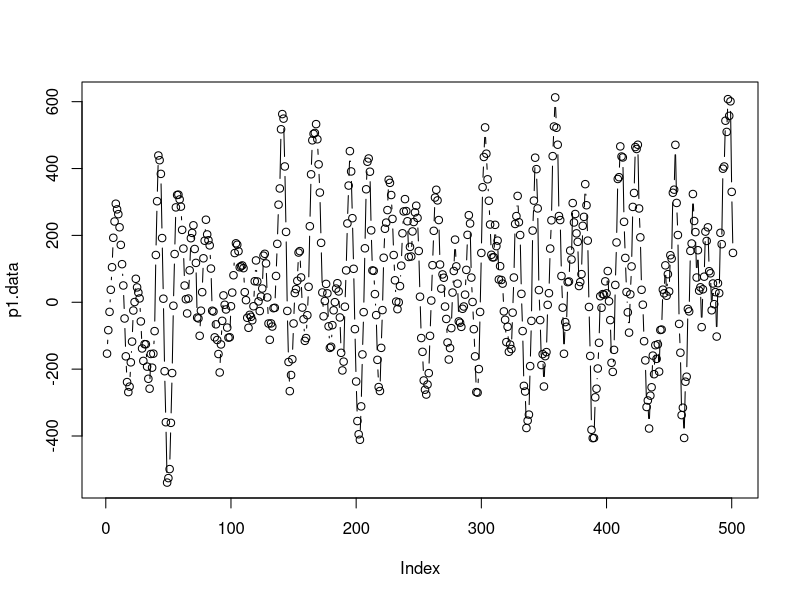
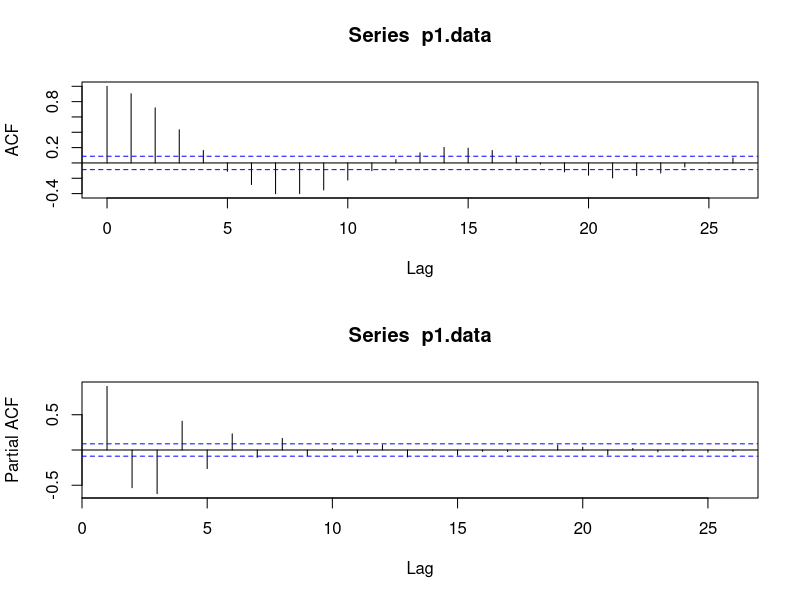
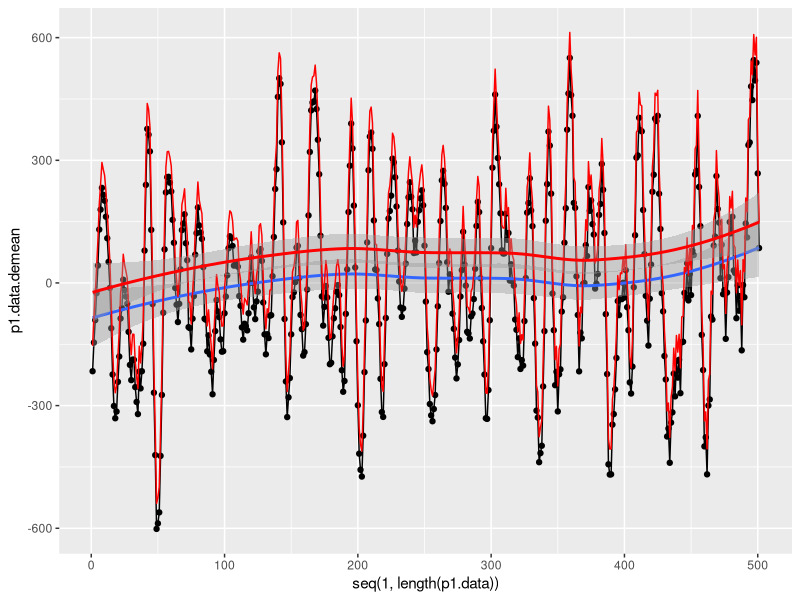
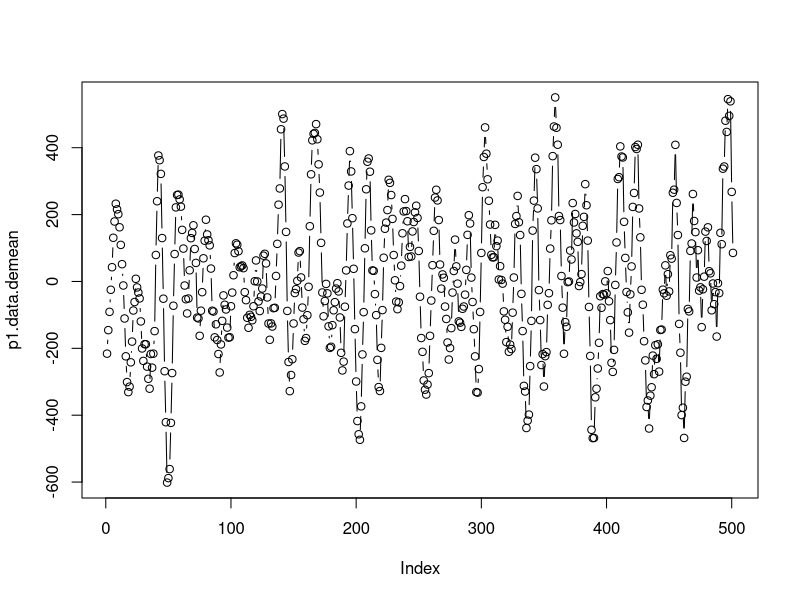
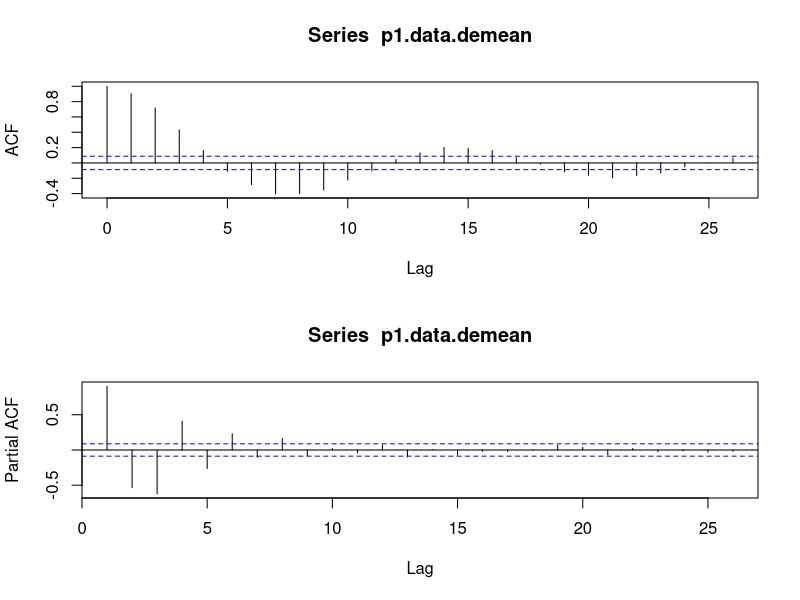
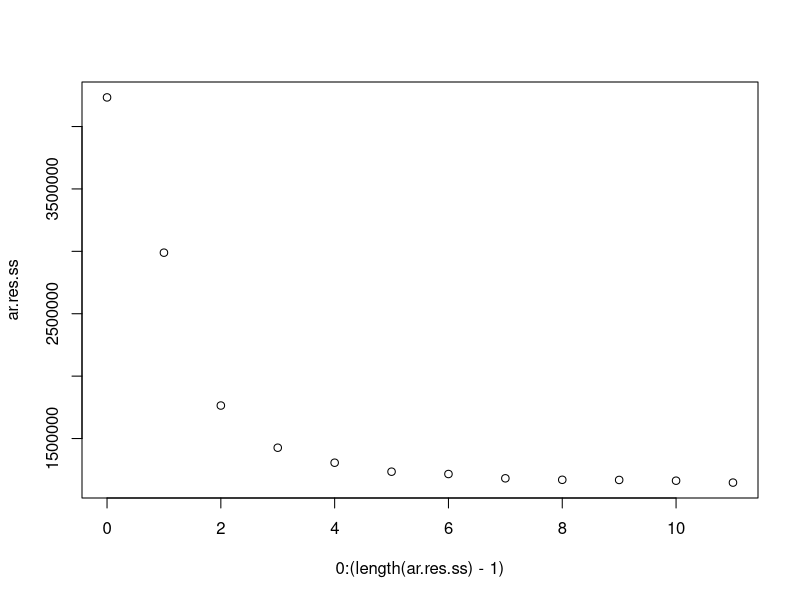
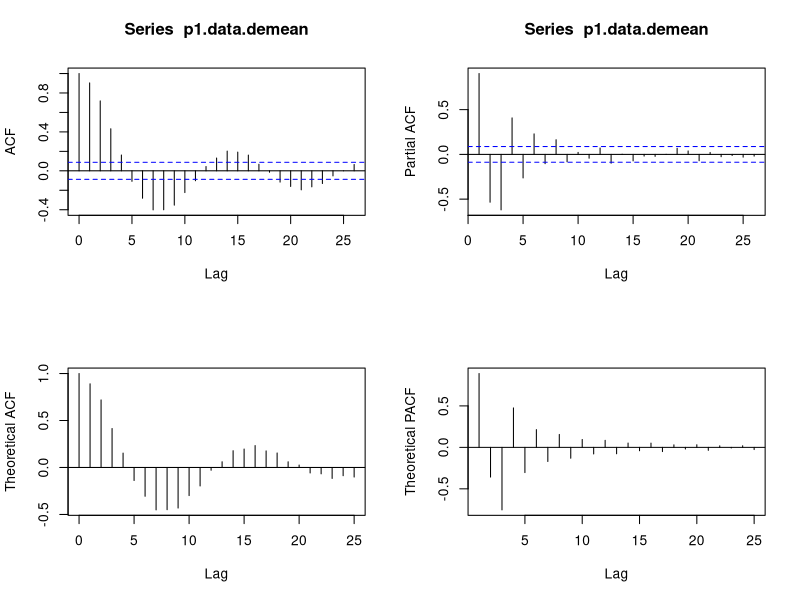
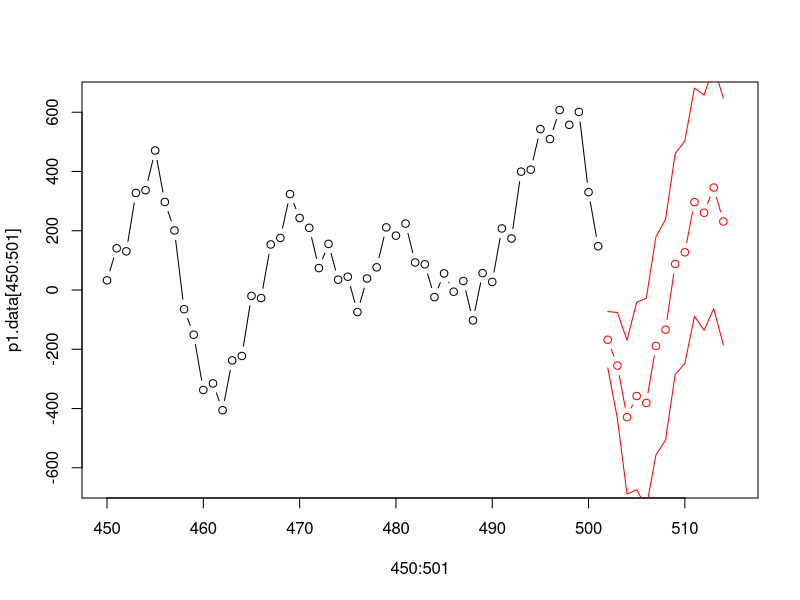

R code for these plots, in order: (Note: this script raises an error after producing the figures.)
##### Supporting Code for Dataset 1 #####
setwd('~/documents/sjsu/265/time-series-project')

p1.data <- scan('proj1.txt')
p1.data.demean <- p1.data - mean(p1.data)

df <- data.frame(p1.data, p1.data.demean)

## Visuals original data
plot(p1.data, type = "b")

par(mfrow=c(2,1))
   acf(p1.data, type = c("correlation"))
   acf(p1.data, type = c("partial"))
par(mfrow=c(1,1))

# Checking whether there appears to be a trend
library(ggplot2)
ggplot(df, aes(x = seq(1,length(p1.data)), y = p1.data.demean)) + 
geom_line() + 
geom_point() + 
geom_smooth()  + 
geom_line(aes(y = p1.data), colour = 'red') +
geom_smooth(aes(y = p1.data), colour = 'red')

mean(p1.data)
# Mean is non-zero

## Visuals demeaned data
plot(p1.data.demean, type = "b")

par(mfrow=c(2,1))
   acf(p1.data.demean, type = c("correlation"))
   acf(p1.data.demean, type = c("partial"))
par(mfrow=c(1,1))


# ACF exhibits sinusoidal decay
# PACF looks weird up to lag 8, cuts off after that

##### Candidate Model Analsysis #####
library(tseries)
adf.test(p1.data)
# Result: reject null hypothesis that the data is not stationary, conclude stationary; no differencing needed

# General AIC analysis of many models up to ARMA(7,10)
ar.p <- 7
ma.q <- 10

ar.vec <- rep(0:ar.p, each = (ma.q + 1))
ma.vec <- rep(seq(0,ma.q), (ar.p + 1))


aic.vec <- vector()
sig2.vec <- vector()
loglik.vec <- vector()
arma.res.ss <- vector()
bic.vec <- vector()
# No reason to believe that the AR part should be less than 5
for(p in 5:(ar.p + 1)) {
    for(q in 1:(ma.q + 1)) {
    	temp.arma <- arima(p1.data.demean, order = c(p-1, 0, q-1), include.mean = FALSE, method = "ML")
        aic.vec <- c(aic.vec, temp.arma$aic)
        sig2.vec <- c(sig2.vec, temp.arma$sigma2)
        loglik.vec <- c(loglik.vec, temp.arma$loglik)
        arma.res.ss <- c(arma.res.ss, sum((temp.arma$residuals)^2)/(length(p1.data) - (p + q) - (p + q + 1)))
        bic.vec <- c(bic.vec, BIC(temp.arma))
    }
}

aic.df <- data.frame(AR = ar.vec, MA = ma.vec, AIC = aic.vec, BIC = bic.vec, Sigma2 = sig2.vec, LogLik = loglik.vec, SSres = arma.res.ss)

# Ranking the models based on performance in each column
n <- (ar.p + 1)*(ma.q + 1)
testy <- aic.df
testy$Rank <- rep(0,n)
for (i in 3:7) {
	if (i == 6) {
		testy <- testy[order(testy[,i], decreasing = TRUE),]
		testy$Rank <- testy$Rank + seq(1,n)
	} else {
		testy <- testy[order(testy[,i]),]
		testy$Rank <- testy$Rank + seq(1,n)
	}
}
testy <- testy[order(testy$Rank),]

### Prep for log likelihood ratios
aic.df.clean <- aic.df[aic.df$AIC != 'NaN',]
aic.df.clean$AICchange <- round(100*(aic.df.clean$AIC - min(aic.df.clean$AIC))/min(aic.df.clean$AIC), digits = 2)
aic.df.clean$LL2 <- -2*aic.df.clean$LogLik
aic.df.clean$TotalParams <- aic.df.clean$AR + aic.df.clean$MA
aic.df.clean.sort <- aic.df.clean[order(aic.df.clean$AIC),]
rownames(aic.df.clean.sort) <- 1:nrow(aic.df.clean.sort)

# Log likelihood tests: numerator L1 needs to be a subset of L2
# Null hypothesis: the models are equivalent
# Retain: choose the model that is smaller
# Reject: choose the model that has bettre likelihood, aic, sigma2 etc.
# Reject null hypothesis if following code returns true:
L1 <- 9 
L2 <- 14
nu <- (aic.df.clean.sort$TotalParams[L2] - aic.df.clean.sort$TotalParams[L1])
ifelse( (aic.df.clean.sort$LL2[L1] - aic.df.clean.sort$LL2[L2]) > (nu + sqrt(2*nu)), 'REJECT the null hypothesis', 'Retain the null hypothesis: choose smaller model')

### END Likelihood ratio code


# Plotting residual sum of squares against order to see where curve flattens out: looks like 5 (minor decrease again at 7 but flat afterwards)
ar.res.ss <- vector(mode = 'numeric')
for(p in 1:13) {
	temp.ar <- arima(p1.data.demean, order = c(p-1,0,0), include.mean = FALSE)
	ar.res.ss[p-1] <- sum((temp.ar$residuals)^2)
}
plot(0:(length(ar.res.ss)-1), ar.res.ss)

### Candidates
# Likelihood ratio test says choose ARMA(5,3) over ARMA(7,3)
my.arma.7.3 <- arima(p1.data.demean, order = c(7,0,3), include.mean = FALSE, method = "ML")
my.arma.5.3 <- arima(p1.data.demean, order = c(5,0,3), include.mean = FALSE, method = "ML")
my.arma.6.9 <- arima(p1.data.demean, order = c(6,0,9), include.mean = FALSE, method = "ML")
my.arma.7.9 <- arima(p1.data.demean, order = c(7,0,9), include.mean = FALSE, method = "ML")

# Comparing theoretical acf/pacf to sample based on estimated model parameters
par(mfcol=c(2,2))
   acf(p1.data.demean, type = c("correlation"))
   plot(0:25, ARMAacf(ar = my.arma.7.3$coef[1:7], ma = my.arma.7.3$coef[8:10], lag.max=25), type="h", xlab = "Lag", ylab = "Theoretical ACF")
   abline(h=0)
   acf(p1.data.demean, type = c("partial"))
   plot(1:25, ARMAacf(ar = my.arma.7.3$coef[1:7], ma = my.arma.7.3$coef[8:10], lag.max=25, pacf=TRUE), type="h", xlab = "Lag", ylab = "Theoretical PACF")
   abline(h=0)
par(mfrow=c(1,1)) 



##### FINAL MODELS...CHOOSE ONE!!! #####
# p3.data[550:562] are the actual 13 values
mean(p1.data)

my.arma.final <- arima(p1.data.demean, order = c(3,0,1), include.mean = FALSE, method = "ML")
my.arma.final.m <- arima(p1.data, order = c(3,0,1), include.mean = TRUE, method = "ML")


# CHECK RESIDUALS
# tsdiag(my.arma.final)
# Final 13 predictions

my.preds.final <- predict(my.arma.final, n.ahead = 13, se.fit = TRUE)
my.preds.final.m <- predict(my.arma.final.m, n.ahead = 13, se.fit = TRUE)


preds <- my.preds.final$pred + mean(p1.data)
se <- my.preds.final$se
lower.bound <- preds - 2*se
upper.bound <- preds + 2*se

cbind(lower.bound, preds, upper.bound)

# Plot predictions
plot(450:501, p1.data[450:501], ylim = c(-650, 650), xlim=c(450,515), type="b")
lines(502:514, preds, type="b", col="red")
lines(502:514, upper.bound, type="l", col="red")
lines(502:514, lower.bound, type="l", col="red")
points(502:514, p3.data.diff[550:562])

preds <- my.preds.final.m$pred
se <- my.preds.final.m$se
lower.bound <- preds - 2*se
upper.bound <- preds + 2*se


lines(502:514, preds, type="b", col="green")
lines(502:514, upper.bound, type="l", col="green")
lines(502:514, lower.bound, type="l", col="green")

##########################
# Predictions Drawn from dataset 3
p3.data.diff[550:562]+75

plot(450:501, p1.data[450:501], ylim = c(-650, 650), xlim=c(450,515), type="b")
points(502:514, p3.data.diff[550:562]+75)

par(mfrow=c(2,1))
	acf(p1.data, type = c("correlation"), main = "ACF: Dataset 1")
	acf(p3.data.diff, type = c("correlation"), main = "ACF: Dataset 3 Lag-1 Difference")
par(mfrow=c(1,1))
par(mfrow=c(2,1))
	acf(p1.data, type = c("partial"), main = "PACF: Dataset 1")
	acf(p3.data.diff, type = c("partial"), main = "PACF: Dataset 3 Lag-1 Difference")
par(mfrow=c(1,1))
par(mfrow=c(2,1))
	spec.pgram(p1.data, taper = .1, main = "Periodogram: Dataset 1", ylab = "")
	spec.pgram(p3.data.diff, taper = .1, main = "Periodogram: Dataset 3 Lag-1 Difference", ylab = "")
par(mfrow=c(1,1))